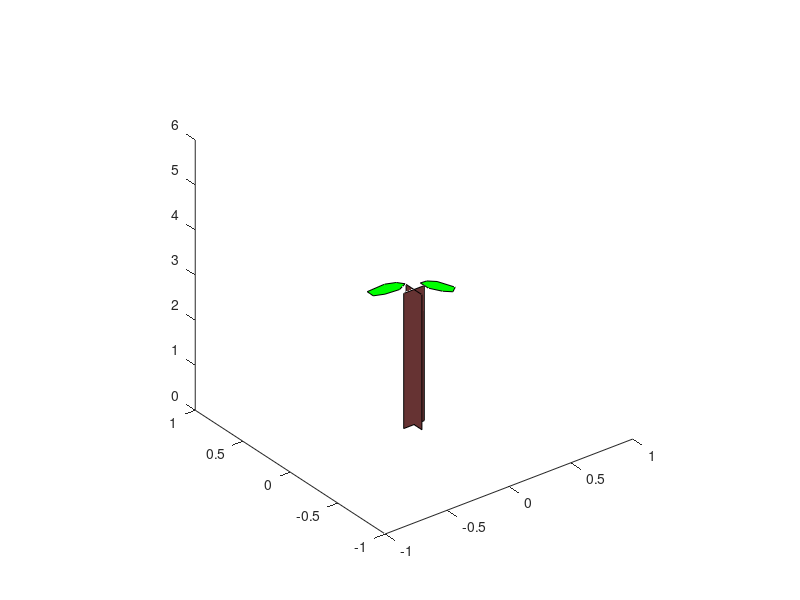

The MATLAB script that drew this image:
clear
hold on;
tanah = 0;
resolusi = 3;
yTengah = 0;
xTengah = 0;


dBatang = 0.5 / resolusi;
rBatang = dBatang / 2;
tinggi = tanah+3;
axis([-1 1 -1 1 0 6]);
axis vis3d;
view(-45,45);

%batang
xLandasan1 = [xTengah-rBatang xTengah+rBatang xTengah+rBatang xTengah-rBatang];
yLandasan1 = [yTengah yTengah yTengah yTengah ];
zLandasan1 = [tanah tanah tanah+tinggi tanah+tinggi ];
fill3(xLandasan1,yLandasan1,zLandasan1, [0.4 0.2 0.2]);
xLandasan1 = [xTengah xTengah xTengah xTengah];
yLandasan1 = [yTengah-rBatang yTengah+rBatang yTengah+rBatang yTengah-rBatang ];
zLandasan1 = [tanah tanah tanah+tinggi tanah+tinggi ];
fill3(xLandasan1,yLandasan1,zLandasan1, [0.4 0.2 0.2]);

%daun
xLandasan1 = [xTengah+rBatang xTengah+rBatang xTengah+(rBatang*2) xTengah+(rBatang*3) xTengah+(rBatang*4) xTengah+(rBatang*3) xTengah+(rBatang*2) xTengah+rBatang];
yLandasan1 = [yTengah yTengah+(rBatang/2) yTengah+rBatang yTengah+rBatang yTengah yTengah-rBatang yTengah-rBatang yTengah-(rBatang/2)];
zLandasan1 = [tanah+tinggi tanah+tinggi tanah+tinggi-0.1 tanah+tinggi-0.2 tanah+tinggi-0.3 tanah+tinggi-0.2 tanah+tinggi-0.1 tanah+tinggi];
fill3(xLandasan1,yLandasan1,zLandasan1, 'g');


derajat=90;
rotate = [cos(derajat) -sin(derajat); sin(derajat) cos(derajat)];
xy = [xLandasan1; yLandasan1];
xy = rotate * xy;
xLandasan2= xy(1,:);
yLandasan2 = xy(2,:);
fill3(xLandasan2,yLandasan2,zLandasan1, 'g');
